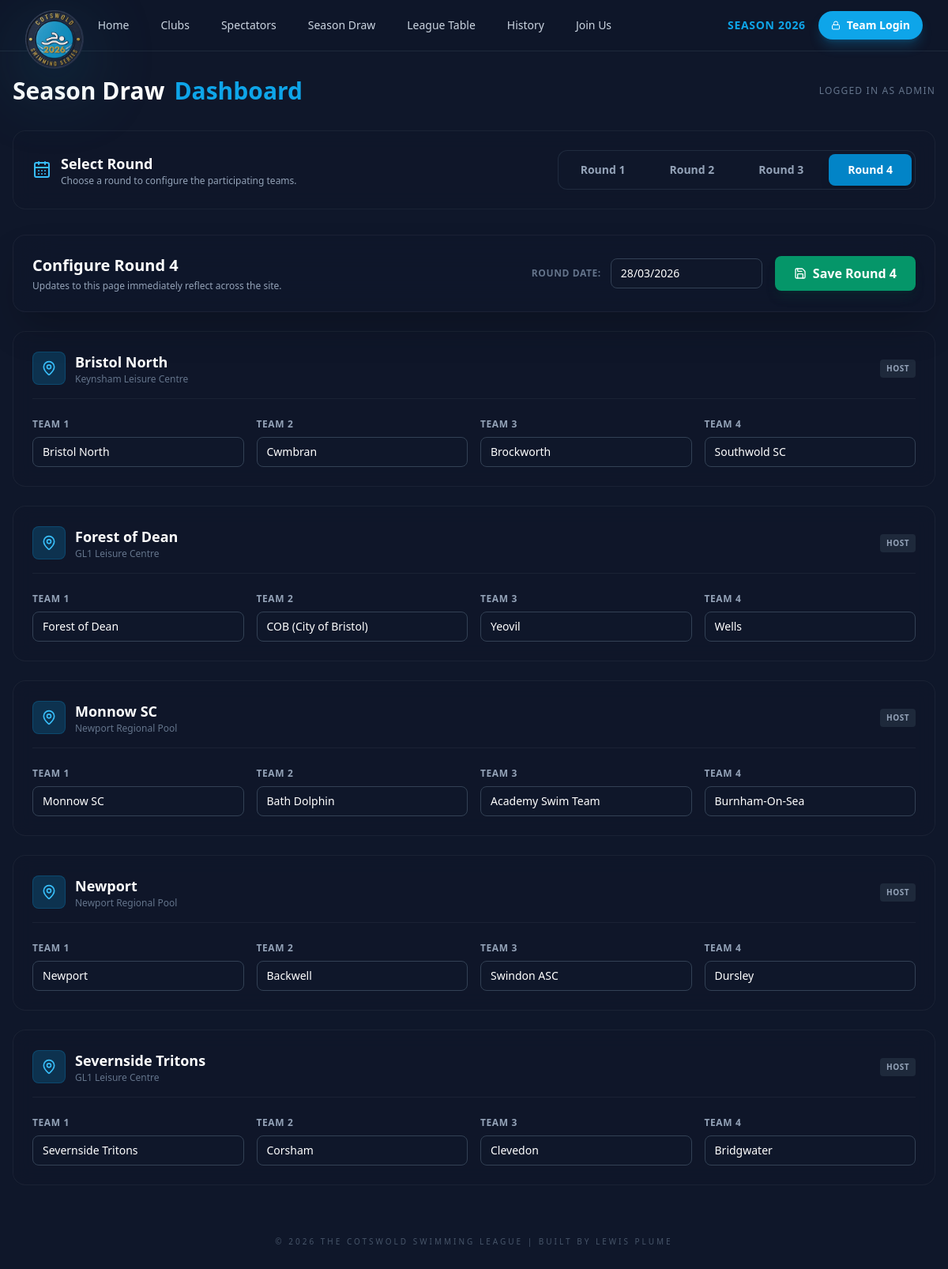
The app's page /_legacy/edit_draw.php?round=4 (signed in) with its own data.
### tables this page shows
CREATE TABLE `venue_details` (
  `id` int(11) NOT NULL AUTO_INCREMENT,
  `club_id` int(11) DEFAULT NULL,
  `round_number` int(11) NOT NULL,
  `venue_name` varchar(255) DEFAULT NULL,
  `address` text DEFAULT NULL,
  `warmup_time` varchar(100) DEFAULT 'Refer to Host',
  `start_time` varchar(100) DEFAULT NULL,
  `payment_info` varchar(255) DEFAULT 'Cash Only',
  `parking_info` text DEFAULT NULL,
  `updated_at` timestamp NOT NULL DEFAULT current_timestamp() ON UPDATE current_timestamp(),
  `team_1_id` int(11) DEFAULT NULL,
  `team_2_id` int(11) DEFAULT NULL,
  `team_3_id` int(11) DEFAULT NULL,
  `team_4_id` int(11) DEFAULT NULL,
  `round_date` varchar(50) DEFAULT NULL,
  `results_file` varchar(255) DEFAULT NULL,
  `teamsheet_link` varchar(500) DEFAULT NULL,
  PRIMARY KEY (`id`),
  KEY `fk_venue_club` (`club_id`),
  CONSTRAINT `fk_venue_club` FOREIGN KEY (`club_id`) REFERENCES `clubs` (`id`)
);

CREATE TABLE `clubs` (
  `id` int(11) NOT NULL AUTO_INCREMENT,
  `name` varchar(100) NOT NULL,
  `logo` varchar(50) DEFAULT NULL,
  `pool_name` varchar(100) DEFAULT NULL,
  `postcode` varchar(10) DEFAULT NULL,
  `website` varchar(255) DEFAULT NULL,
  PRIMARY KEY (`id`)
);

### _legacy/edit_draw.php (the view, shortened to what this page needs)
<?php
include 'db.php';
$all_clubs = [];
$c_sql = "SELECT id, name FROM clubs ORDER BY name ASC";
$c_res = $conn->query($c_sql);
if ($c_res) {
    while($row = $c_res->fetch_assoc()) {
        $all_clubs[] = $row;
    }
}
$selected_round = $_GET['round'] ?? 1;
$selected_round = intval($selected_round);
$round_venues = [];
$round_date_display = "";
$v_sql = "SELECT vd.*, c.name AS host_club_name
          FROM venue_details vd
          JOIN clubs c ON vd.club_id = c.id
          WHERE vd.round_number = ?
          ORDER BY c.name ASC";
$stmt = $conn->prepare($v_sql);
$stmt->bind_param("i", $selected_round);
$stmt->execute();
$v_res = $stmt->get_result();
if ($v_res) {
    while ($row = $v_res->fetch_assoc()) {
        $round_venues[] = $row;
        if (!empty($row['round_date'])) {
            $round_date_display = $row['round_date'];
        }
    }
}
?>
<!DOCTYPE html>
<html lang="en">
<head>
    <script src="https://cdn.tailwindcss.com"></script>
</head>
<body class="text-white font-sans min-h-screen flex flex-col">
    <?php include 'nav.php'; ?>
    <div class="max-w-7xl mx-auto w-full px-4 py-8 flex-grow">
        <div class="flex items-center justify-between mb-8">
            <h1 class="text-3xl font-bold flex items-center gap-3">
                Season Draw <span class="text-sky-500">Dashboard</span>
            </h1>
            <div class="text-end">
                 <p class="text-xs text-slate-500 uppercase tracking-widest">Logged in as Admin</p>
            </div>
        </div>
        <div class="glass-panel p-6 rounded-2xl border border-white/5 mb-8 flex flex-col md:flex-row justify-between items-center gap-4">
            <div class="flex items-center gap-3">
                <i data-lucide="calendar-days" class="w-6 h-6 text-sky-400"></i>
                <div>
                    <h2 class="text-lg font-bold text-white">Select Round</h2>
                    <p class="text-xs text-slate-400">Choose a round to configure the participating teams.</p>
                </div>
            </div>
            <div class="flex gap-2 bg-slate-900 overflow-hidden border border-slate-700/50 p-1 rounded-xl">
                <?php for($i = 1; $i <= 4; $i++): ?>
                    <a href="?round=<?php echo $i; ?>" class="px-6 py-2.5 rounded-lg text-sm font-bold transition-all <?php echo $selected_round === $i ? 'bg-sky-600 text-white shadow-lg' : 'text-slate-400 hover:text-white hover:bg-slate-800'; ?>">
                        Round <?php echo $i; ?>
                    </a>
                <?php endfor; ?>
            </div>
        </div>
        <form method="POST" class="space-y-6 relative">
            <div class="glass-panel p-6 rounded-2xl border border-white/5 bg-slate-900/50 flex flex-col md:flex-row justify-between items-center gap-4 sticky top-4 z-20 shadow-2xl backdrop-blur-xl">
                <div>
                    <h2 class="text-xl font-bold flex items-center gap-2">
                        Configure Round <?php echo $selected_round; ?>
                    </h2>
                    <p class="text-xs text-slate-400 text-left mt-1">Updates to this page immediately reflect across the site.</p>
                </div>
                <div class="flex flex-col md:flex-row items-center gap-4">
                    <div class="flex items-center gap-3 w-full">
                        <label class="text-xs font-bold text-slate-500 uppercase tracking-wider flex-shrink-0">Round Date:</label>
                        <input type="text" name="round_date" value="<?php echo htmlspecialchars($round_date_display); ?>" class="w-48 bg-slate-900 border border-slate-700 rounded-lg px-3 py-2 text-sm focus:border-sky-500 focus:outline-none transition-colors" placeholder="e.g. 31/01/2026">
                    </div>
                    <button type="submit" name="update_draw" class="w-full md:w-auto bg-emerald-600 hover:bg-emerald-500 text-white font-bold py-2.5 px-6 rounded-lg transition-colors flex items-center justify-center gap-2 shadow-lg shadow-emerald-900/20 whitespace-nowrap">
                        <i data-lucide="save" class="w-4 h-4"></i> Save Round <?php echo $selected_round; ?>
                    </button>
                </div>
            </div>
            <?php if (empty($round_venues)): ?>
                 <div class="text-center py-12 glass-panel rounded-2xl border border-white/5">
                    <div class="bg-slate-800/50 rounded-full p-4 inline-block mb-4">
                        <i data-lucide="alert-circle" class="w-8 h-8 text-slate-500"></i>
                    </div>
                    <h3 class="text-lg font-bold text-white">No Venues Found</h3>
                    <p class="text-slate-400 text-sm max-w-md mx-auto">There are no host venues configured for Round <?php echo $selected_round; ?> yet. Please set up the hosts in the Host Venue Management page first.</p>
                 </div>
            <?php else: ?>
                <div class="grid grid-cols-1 gap-6">
                    <?php foreach ($round_venues as $venue): ?>
                        <div class="glass-panel p-6 rounded-2xl border border-white/5 relative overflow-hidden group">
                            <div class="flex items-center justify-between mb-6 pb-4 border-b border-white/5">
                                <div class="flex items-center gap-3">
                                    <div class="bg-sky-500/20 p-2.5 rounded-lg border border-sky-500/20">
                                        <i data-lucide="map-pin" class="w-5 h-5 text-sky-400"></i>
                                    </div>
                                    <div>
                                        <h3 class="text-lg font-bold text-white"><?php echo htmlspecialchars($venue['host_club_name']); ?></h3>
                                        <p class="text-xs text-slate-500"><?php echo htmlspecialchars($venue['venue_name'] ?: 'Venue TBA'); ?></p>
                                    </div>
                                </div>
                                <span class="bg-slate-800 text-slate-400 text-[10px] font-bold px-2 py-1 rounded uppercase tracking-wider">Host</span>
                            </div>
                            <div class="grid grid-cols-1 sm:grid-cols-2 lg:grid-cols-4 gap-4 relative z-10">
                                <?php for($t = 1; $t <= 4; $t++):
                                    $col_name = "team_{$t}_id";
                                    $team_val = $venue[$col_name];
                                ?>
                                    <div>
                                        <label class="block text-xs font-bold text-slate-400 uppercase tracking-wider mb-2">Team <?php echo $t; ?></label>
                                        <select name="venue[<?php echo $venue['id']; ?>][team_<?php echo $t; ?>]" class="w-full bg-slate-900 border border-slate-700 text-white rounded-lg px-3 py-2 text-sm focus:border-sky-500 focus:outline-none transition-colors appearance-none cursor-pointer">
                                            <?php foreach ($all_clubs as $club): ?>
                                                <option value="<?php echo $club['id']; ?>" <?php echo ($team_val == $club['id']) ? 'selected' : ''; ?>>
                                                    <?php echo htmlspecialchars($club['name']); ?>
                                                </option>
                                            <?php endforeach; ?>
                                        </select>
                                    </div>
                                <?php endfor; ?>
                            </div>
                        </div>
                    <?php endforeach; ?>
                </div>
            <?php endif; ?>
        </form>
    </div>
    <footer class="mt-auto text-center text-slate-600 text-[10px] uppercase tracking-[0.3em] py-8">
        &copy; 2026 The Cotswold Swimming League | Built by Lewis Plume
    </footer>
</body>
</html>

### _legacy/edit_draw.php (style rules this page uses)
body { background-color: #0f172a; }
.glass-panel { background: rgba(15, 23, 42, 0.8); backdrop-filter: blur(12px); border: 1px solid rgba(255, 255, 255, 0.05); }

### records on screen
venue_details: round_date "28/03/2026", club.name "Severnside Tritons", venue_name "GL1 Leisure Centre", team_1+id "Severnside Tritons", team_2+id "Corsham", team_3+id "Clevedon", team_4+id "Bridgwater"
venue_details: club.name "Bristol North", venue_name "Keynsham Leisure Centre", team_1+id "Bristol North", team_2+id "Cwmbran", team_3+id "Brockworth", team_4+id "Southwold SC"
venue_details: club.name "Forest of Dean", venue_name "GL1 Leisure Centre", team_1+id "Forest of Dean", team_2+id "COB (City of Bristol)", team_3+id "Yeovil", team_4+id "Wells"
venue_details: club.name "Monnow SC", venue_name "Newport Regional Pool", team_1+id "Monnow SC", team_2+id "Bath Dolphin", team_3+id "Academy Swim Team", team_4+id "Burnham-On-Sea"
venue_details: club.name "Newport", venue_name "Newport Regional Pool", team_1+id "Newport", team_2+id "Backwell", team_3+id "Swindon ASC", team_4+id "Dursley"

### other values on screen
$navSeasonYear "2026"
$selected_round "4"
